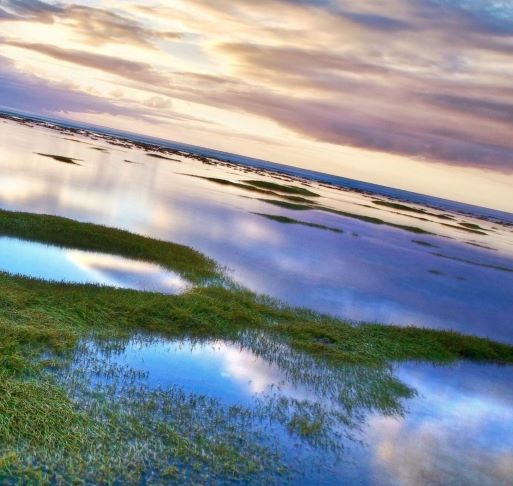
#> input picture Project 12 - Image Stitching/image_1.jpg, 513 x 486 px
$ python -i stitch.py   (imports and definitions only)
#> lines starting #> are read from the running program, lines starting #| are printed output that depends on the picture
import cv2
import numpy as np


class Stitcher:

    def stitch(self, images, ratio=0.75, reprojThresh=4.0, showMatches=False):
        img_1, img_2 = images
        kpts_1, features_1 = self.detectAndDescribe(img_1)
        kpts_2, features_2 = self.detectAndDescribe(img_2)
        M = self.matchKeypoints(kpts_1, kpts_2, features_1, features_2, ratio, reprojThresh)
        if M is None:
            return None
        matches, H, status = M
        result = cv2.warpPerspective(img_1, H, (img_1.shape[1] + img_2.shape[1], img_2.shape[0]))
        self.cv_show('warped', result)
        result[0: img_2.shape[0], 0: img_2.shape[1]] = img_2
        self.cv_show('result', result)
        if showMatches:
            vis = self.drawMatches(img_1, img_2, kpts_1, kpts_2, matches, status)
            return result, vis
        return result

    def detectAndDescribe(self, img):
        img_gray = cv2.cvtColor(img, cv2.COLOR_BGR2GRAY)
        sift = cv2.xfeatures2d_SIFT.create()
        kpts, features = sift.detectAndCompute(img_gray, None)
        kpts = np.float32([kpt.pt for kpt in kpts])
        return kpts, features

    def matchKeypoints(self, kpts_1, kpts_2, features_1, features_2, ratio, reprojThresh):
        matcher = cv2.BFMatcher()
        rawMatches = matcher.knnMatch(features_1, features_2, k=2)
        matches = []
        for m in rawMatches:
            if len(m) == 2 and m[0].distance < m[1].distance * ratio:
                matches.append((m[0].trainIdx, m[0].queryIdx))
        if len(matches) > 4:
            kpts_1_good = np.float32([kpts_1[i] for (_, i) in matches])
            kpts_2_good = np.float32([kpts_2[i] for (i, _) in matches])
            H, status = cv2.findHomography(kpts_1_good, kpts_2_good, cv2.RANSAC, reprojThresh)
            return matches, H, status
        else:
            return None

    def drawMatches(self, img_1, img_2, kpts_1, kpts_2, matches, status):

        (h1, w1) = img_1.shape[:2]
        (h2, w2) = img_2.shape[:2]
        vis = np.zeros((max(h1, h2), w1 + w2, 3), dtype="uint8")
        vis[0:h1, 0:w1] = img_1
        vis[0:h2, w1:] = img_2

        for ((trainIdx, queryIdx), s) in zip(matches, status):
            if s == 1:
                pt1 = (int(kpts_1[queryIdx][0]), int(kpts_1[queryIdx][1]))
                pt2 = (int(kpts_2[trainIdx][0]) + w1, int(kpts_2[trainIdx][1]))
                cv2.line(vis, pt1, pt2, (0, 255, 0), 1)

        return vis

    def cv_show(self, img_name, img):
        cv2.imshow(img_name, img)
        cv2.waitKey(0)
        cv2.destroyAllWindows()

>>> import cv2
>>> picture = cv2.imread('image_1.jpg', cv2.IMREAD_GRAYSCALE)
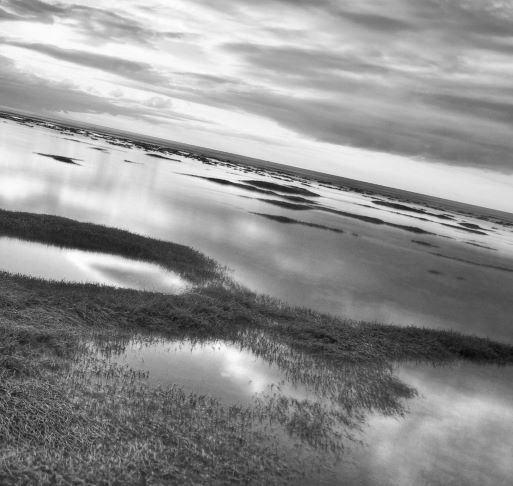
#> picture: shape (486, 513); min 4, max 255, mean 144.8
>>> result = Stitcher().stitch(picture)
#> (the run stopped early here; a loop or call above may not have finished)

$ run again, on Project 12 - Image Stitching/image_2.jpg
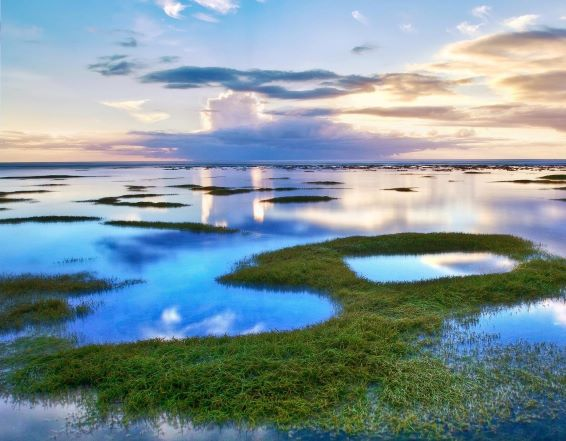
#> input picture Project 12 - Image Stitching/image_2.jpg, 566 x 441 px
#> `picture = cv2.imread('image_1.jpg', cv2.IMREAD_GRAYSCALE)`:
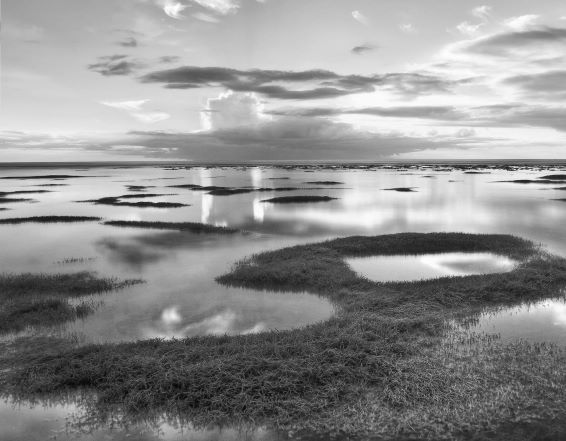
#> picture: shape (441, 566); min 0, max 255, mean 143.6

$ run again, on Project 12 - Image Stitching/image_2.png
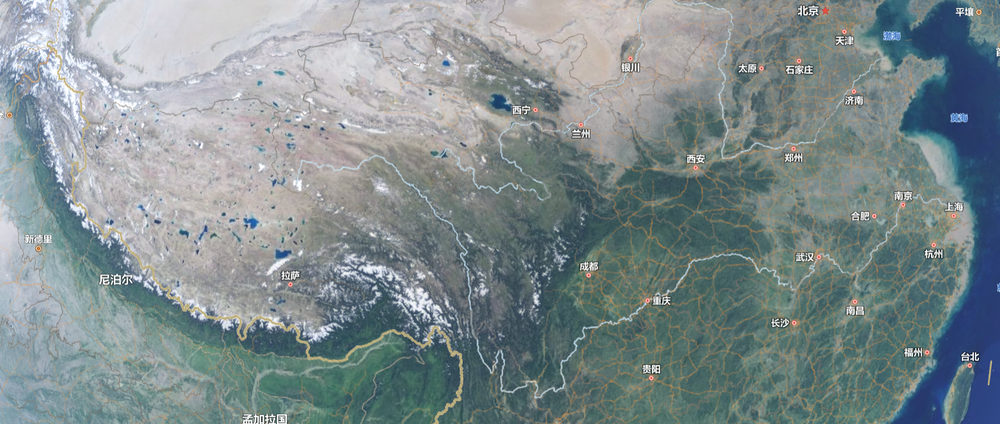
#> input picture Project 12 - Image Stitching/image_2.png, 1000 x 424 px, shrunk from 1756 x 744 before the run
#> `picture = cv2.imread('image_1.jpg', cv2.IMREAD_GRAYSCALE)`:
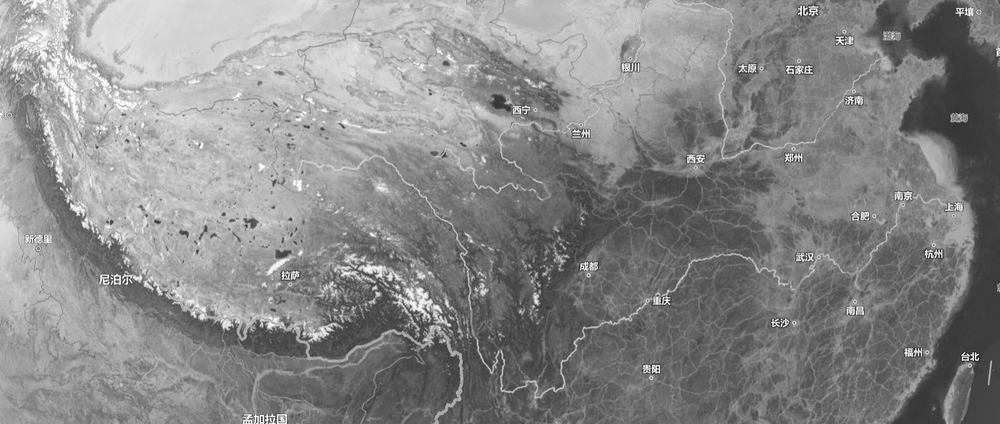
#> picture: shape (424, 1000); min 8, max 255, mean 136.8

$ run again, on Project 12 - Image Stitching/timg.jfif
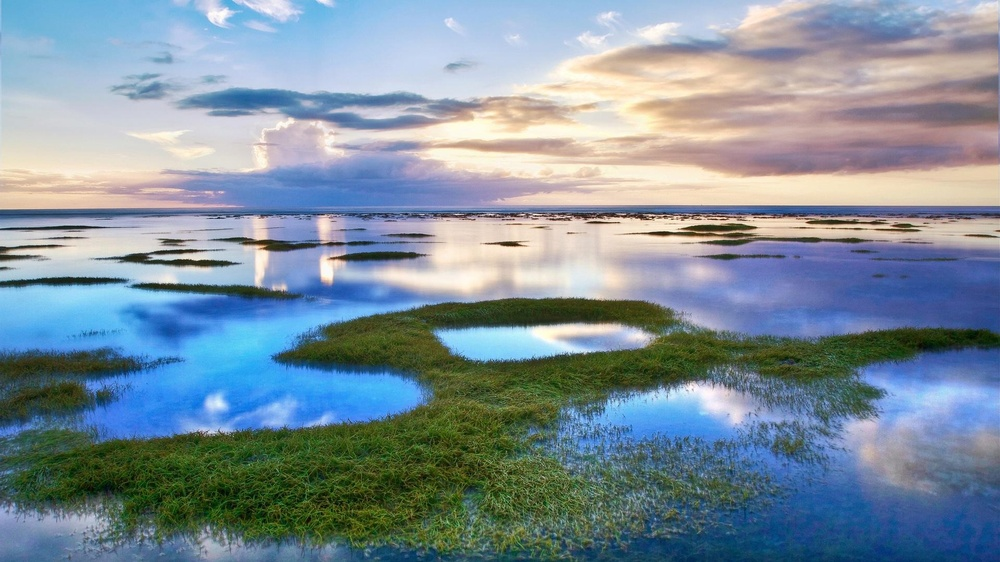
#> input picture Project 12 - Image Stitching/timg.jfif, 1000 x 562 px, shrunk from 1920 x 1080 before the run
#> `picture = cv2.imread('image_1.jpg', cv2.IMREAD_GRAYSCALE)`:
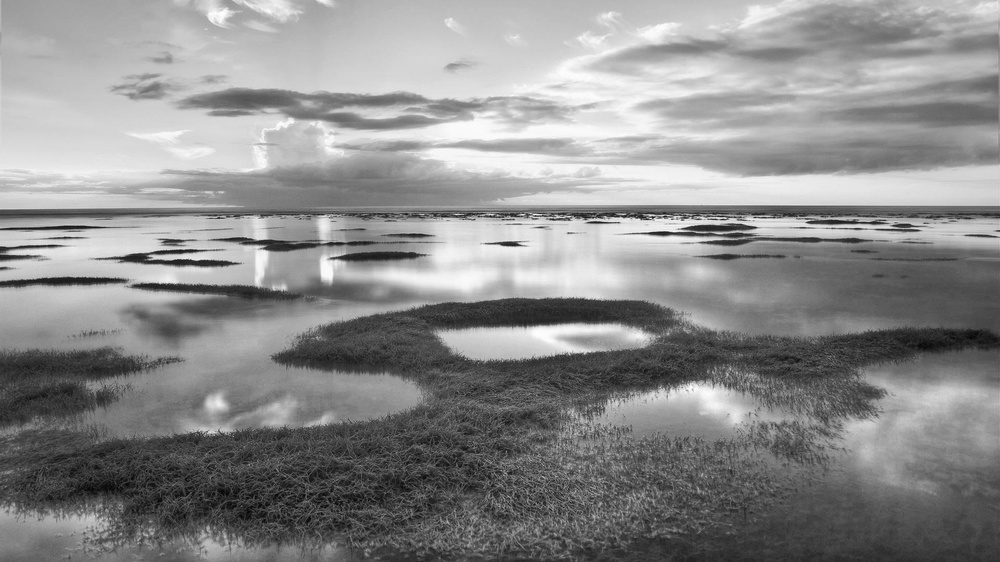
#> picture: shape (562, 1000); min 2, max 255, mean 139.8
